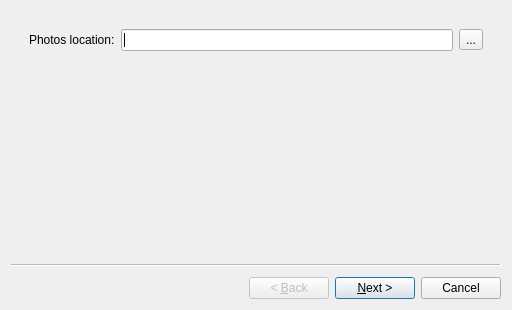
<?xml version="1.0" encoding="UTF-8"?>
<ui version="4.0">
 <class>PhotosAddingWizard</class>
 <widget class="QWizard" name="PhotosAddingWizard">
  <property name="geometry">
   <rect>
    <x>0</x>
    <y>0</y>
    <width>512</width>
    <height>310</height>
   </rect>
  </property>
  <property name="windowTitle">
   <string>Add photos</string>
  </property>
  <widget class="QWizardPage" name="wizardPage1">
   <layout class="QVBoxLayout" name="verticalLayout">
    <item>
     <widget class="QWidget" name="widget" native="true">
      <layout class="QHBoxLayout" name="horizontalLayout">
       <item>
        <widget class="QLabel" name="photosLocationLabel">
         <property name="text">
          <string>Photos location:</string>
         </property>
        </widget>
       </item>
       <item>
        <widget class="QLineEdit" name="photosLocation"/>
       </item>
       <item>
        <widget class="QToolButton" name="photosLocationBrowse">
         <property name="text">
          <string>...</string>
         </property>
        </widget>
       </item>
      </layout>
     </widget>
    </item>
   </layout>
  </widget>
  <widget class="QWizardPage" name="wizardPage2">
   <layout class="QHBoxLayout" name="horizontalLayout_2">
    <item>
     <widget class="StagedPhotosWidget" name="photosView" native="true">
      <property name="sizePolicy">
       <sizepolicy hsizetype="Preferred" vsizetype="Preferred">
        <horstretch>0</horstretch>
        <verstretch>0</verstretch>
       </sizepolicy>
      </property>
     </widget>
    </item>
   </layout>
  </widget>
 </widget>
 <customwidgets>
  <customwidget>
   <class>StagedPhotosWidget</class>
   <extends>QWidget</extends>
   <header>components/staged_photos_widget.hpp</header>
   <container>1</container>
  </customwidget>
 </customwidgets>
 <resources/>
 <connections/>
</ui>
